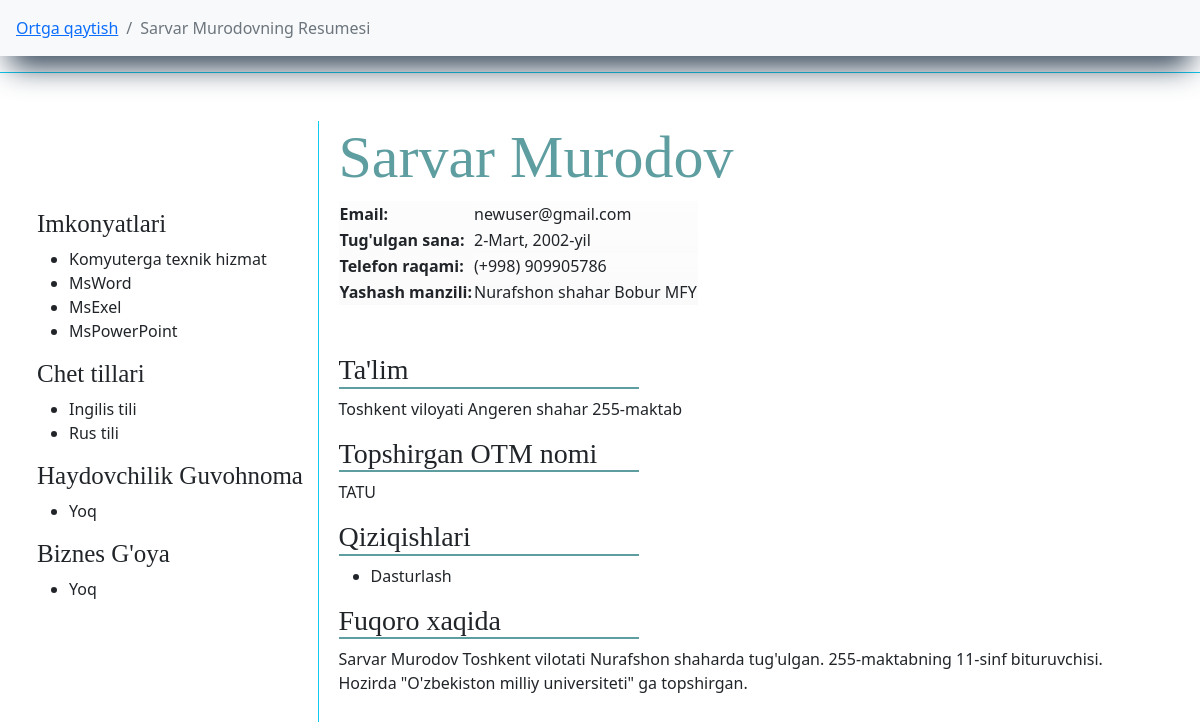
The page /bitiruvchilar/jadval/maktab/bitiruvchi/2/ (signed in) on the database its author committed.
### main/models.py (models this page shows, shortened)
class Bitiruvchi(models.Model):
    f_name = models.CharField(max_length=l, verbose_name="F.I.Sh")
    t_sana = models.DateField(verbose_name="Tug'ulgan sana")
    phone = models.CharField(max_length=9, verbose_name="(+998) ")
    email = models.EmailField(max_length=l, verbose_name="E-Pochta", null=True)
    tuman = models.ForeignKey(TumanVaShahar, on_delete=models.CASCADE, verbose_name="Yashaydigan tuman(shahar)")
    mahalla = models.ForeignKey(Mahalla, on_delete=models.CASCADE, verbose_name="Mahalla Nomi")
    imkonyat = models.ManyToManyField(Imkonyat, related_name="abilty", verbose_name="Qoshimcha bilimi")
    qiziqish = models.ManyToManyField(Qiziqish, related_name="interest")
    chettili = models.ManyToManyField(ChetTili, related_name="f_lang")
    guvohnoma = models.CharField(verbose_name="Haydovchilik Guvohnomasi", max_length=l, choices=yesNo, default="Yoq")
    idea = models.CharField(verbose_name="Biznes g'oya", max_length=l, choices=yesNo, default="Yoq")
    jins = models.CharField(max_length=l, choices=jins, verbose_name="Jinsi", default="o'g'il bola")
    def __str__(self):
        return self.f_name

class AutoTime(models.Model):
    name = models.CharField(max_length=l, verbose_name="Nomi")
    add_time = models.DateTimeField(auto_now_add=True)
    def __str__(self):
        return self.name

class Imkonyat(AutoTime):
    def __str__(self):
        return super().__str__()

class AutoTime(models.Model):
    name = models.CharField(max_length=l, verbose_name="Nomi")
    add_time = models.DateTimeField(auto_now_add=True)
    def __str__(self):
        return self.name

class ChetTili(AutoTime):
    def __str__(self):
        return super().__str__()

class TumanVaShahar(AutoTime):
    status = models.CharField(max_length=l, choices=t_sh, default="shaxar")
    def __str__(self):
        return f"{super().name} {self.status}"

class MaktabBitiruvchisi(Bitiruvchi):
    maktab = models.ForeignKey(Maktab, on_delete=models.CASCADE, verbose_name="Bitirayotgan maktab")
    sinf = models.CharField(max_length=l, choices=sinf, default='9-sinf', verbose_name="Sinf")
    univer_sity = models.CharField(max_length=l, verbose_name="Topshirmoqchi bo'lgan universitet", null=True, blank=True)
    def __str__(self):
        return super().__str__()

class Maktab(AutoTime):
    tuman = models.ForeignKey(TumanVaShahar, on_delete=models.CASCADE, verbose_name="Qaysi tuman")
    status = models.CharField(max_length=l, default="maktab", null=True)
    def __str__(self):
        return f"{super().name}-{self.status}"

class Qiziqish(AutoTime):
    def __str__(self):
        return super().__str__()

### main/views.py (the view)
# urls.py: path("jadval/maktab/bitiruvchi/<pk>/", ResumeMaktabTable, name="RMT"),
def ResumeMaktabTable(request, pk):
    maktab_b = MaktabBitiruvchisi.objects.get(pk=pk)
    return render(request, 'cv/resume_maktab_table.html', {
        'object': maktab_b,
    })

### main/custom_context_processor.py (called while the page is built)
def data_avalible(request):
    all_tumanlar = TumanVaShahar.objects.all().order_by('name')
    context = {
        'all_tumanlar':all_tumanlar,
    }
    return context

### main/models.py (called while the page is built)
    def __str__(self):
        return f"{super().__str__()} MFY"

### templates/cv/resume_maktab_table.html (shortened to what this page needs)
{% extends "main.html" %}
{% block content %}
<nav aria-label="breadcrumb" class="sticky-top bg-light">
    <ol class="breadcrumb p-3">
      <li class="breadcrumb-item"><a href="{% url 'M' %}">Ortga qaytish</a></li>
      <li class="breadcrumb-item active" aria-current="page">{{ object }}ning Resumesi</li>
    </ol>
</nav>
 <div class="row">
     <div class="col-xxl-5 m-auto p-5 border border-info">
         <div class="img-name">
             <div class="img border-end border-info pt-3">
                 <div class="imkonyat">
                        <h3>Imkonyatlari</h3>
                        <ul>
                            {% for i in object.imkonyat.all %}
                                <li>{{ i }}</li>
                            {% endfor %}
                        </ul>
                        <h3>Chet tillari</h3>
                        <ul>
                            {% for i in object.chettili.all %}
                                <li>{{ i }}</li>
                            {% endfor %}
                        </ul>
                        <h3>Haydovchilik Guvohnoma</h3>
                        <ul>
                            <li>{{ object.guvohnoma }}</li>
                        </ul>
                        <h3>Biznes G'oya</h3>
                        <ul>
                            <li>{{ object.idea }}</li>
                        </ul>
                 </div>
             </div>
             <div class="name">
                 <div class="user-name">
                     <h1 class="ism">{{ object.f_name }}</h1>
                 </div>
                 <div class="data">
                     <table>
                         <tr>
                             <th>Email: </th>
                             <td>{{ object.email }}</td>
                         </tr>
                         <tr>
                             <th>Tug'ulgan sana: </th>
                             <td>{{ object.t_sana }}</td>
                         </tr>
                         <tr>
                             <th>Telefon raqami:</th>
                             <td>(+998) {{ object.phone }}</td>
                         </tr>
                         <tr>
                             <th>Yashash manzili: </th>
                             <td>{{ object.tuman }} {{ object.mahalla }}</td>
                         </tr>
                     </table>
                     <div class="info-data">
                        <h3 class="">
                            Ta'lim
                        </h3>
                        <p>
                        Toshkent viloyati {{ object.maktab.tuman }} {{ object.maktab }}
                        </p>
                        <h3>Topshirgan OTM nomi</h3>
                        {% if object.univer_sity %}
                            <p>
                                {{object.univer_sity}}
                            </p>
                        {% else %}
                            <p>
                                --------------
                            </p>
                        {% endif %}
                         <h3>Qiziqishlari</h3>
                         <ul>
                            {% for i in object.qiziqish.all %}
                                <li>{{ i }}</li>
                            {% endfor %}
                         </ul>
                         <h3>Fuqoro xaqida</h3>
                         <p>
                            {{ object.f_name }} Toshkent vilotati {{ object.tuman }}da tug'ulgan.
                            {{ object.maktab }}ning {{ object.sinf }} bituruvchisi. Hozirda "O'zbekiston milliy universiteti" ga topshirgan.
                         </p>
                     </div>
                 </div>
             </div>
         </div>
     </div>
 </div>
{% endblock %}

### static/css/style.css (style rules this page uses)
body { overflow-x: hidden; }
nav { box-shadow: rgb(38, 57, 77) 0px 20px 30px -10px; }
a { text-decoration: none; }
.img-name { width: 100%; display: inline-flex; justify-content: space-between; }
.img { width: 25%; height: 80vh; }
.name { width: 75%; padding-left: 20px; }
.ism { font-size: 60px; color: cadetblue; font-family: fantasy; }
.info-data h3 { width: 300px; font-family: serif; border-bottom: 2px solid cadetblue; }
.imkonyat h3 { font-size: 25px; font-family: serif; }

### rows shown on the page
Bitiruvchi: f_name "Sarvar Murodov", guvohnoma "Yoq", idea "Yoq", email "newuser@gmail.com", t_sana "2-Mart, 2002-yil", phone "909905786", tuman "Nurafshon shahar", mahalla "Bobur MFY"
Imkonyat: name "Komyuterga texnik hizmat"
Imkonyat: name "MsWord"
Imkonyat: name "MsExel"
Imkonyat: name "MsPowerPoint"
ChetTili: name "Ingilis tili"
ChetTili: name "Rus tili"
MaktabBitiruvchisi: maktab.tuman "Angeren shahar", maktab "255-maktab", univer_sity "TATU", sinf "11-sinf"
Qiziqish: name "Dasturlash"
